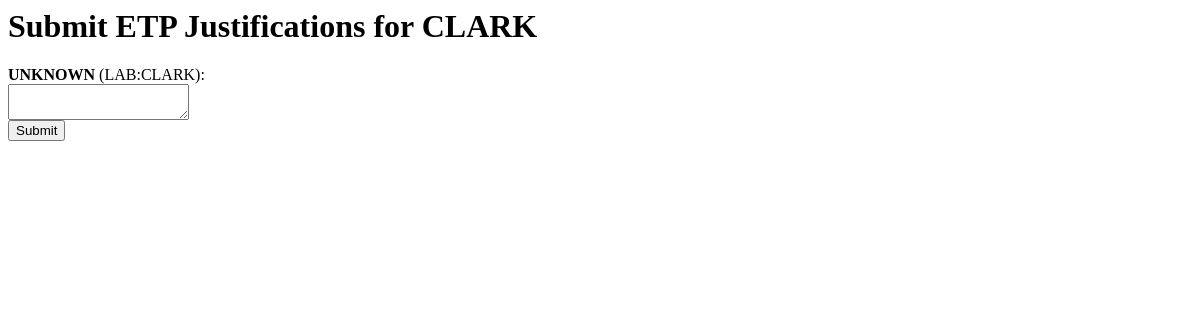
Before: /lab/8 with the older database file.
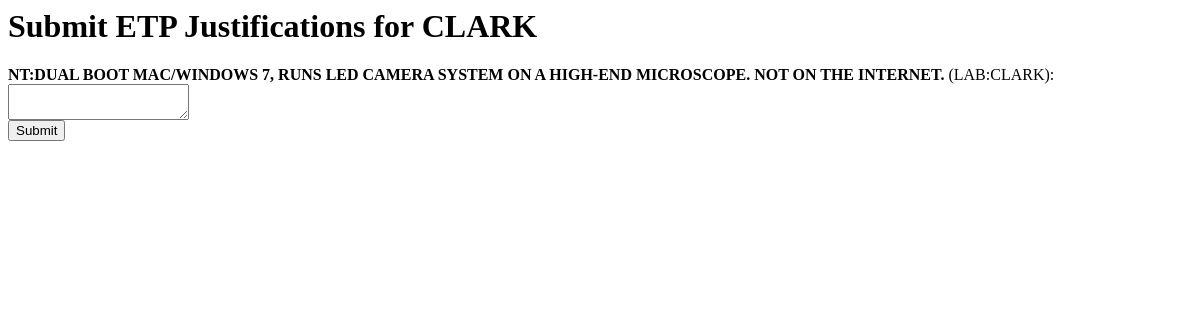
After: the same page with the newer database file.
### app/models.py (models this page shows)
class Computer(db.Model):
    id = db.Column(db.Integer, primary_key=True)
    name = db.Column(db.String(100), nullable=False)
    owner = db.Column(db.String(100))
    lab_id = db.Column(db.Integer, db.ForeignKey('lab.id'))
    lab = db.relationship('Lab', backref=db.backref('computers', lazy=True))

### app/routes.py (the view, shortened to what this page needs)
@main.route('/lab/<int:lab_id>', methods=['GET', 'POST'])
def lab_view(lab_id):
    lab = Lab.query.get_or_404(lab_id)
    return render_template('lab_view.html', lab=lab)

### app/templates/lab_view.html
<h1>Submit ETP Justifications for {{ lab.name }}</h1>
<form method="POST">
  {% for comp in lab.computers %}
    <div>
      <strong>{{ comp.name }}</strong> ({{ comp.owner }}):<br>
      <textarea name="justification_{{ comp.id }}">{{ comp.submission.justification if comp.submission else '' }}</textarea>
    </div>
  {% endfor %}
  <button type="submit">Submit</button>
</form>

Changed rows visible on the page:
changed Computer "LAB:CLARK": name "UNKNOWN" → "NT:DUAL BOOT MAC/WINDOWS 7, RUNS LED CAMERA SYSTEM ON A HIGH-END MICROSCOPE. NOT ON THE INTERNET."
